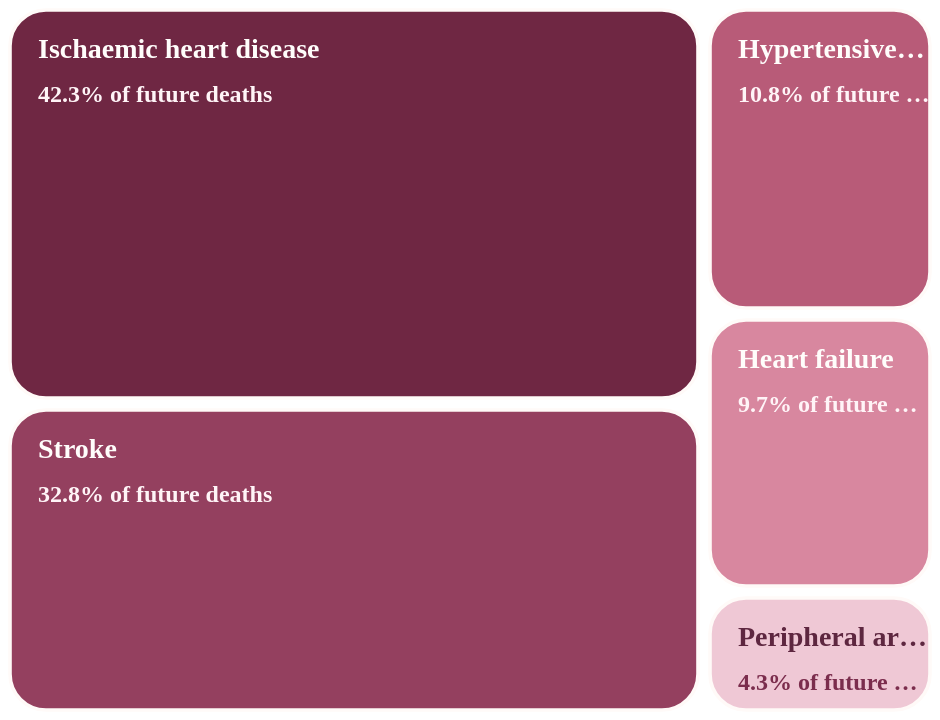

Write the Vega-Lite specification saved for this chart.
### Vega specification from a JSON file in a GitHub repository (floating-point values rounded to 4 significant figures)
{"$schema": "https://vega.github.io/schema/vega/v5.json", "width": 470, "height": 360, "padding": 4, "autosize": {"type": "fit", "contains": "padding"}, "background": "transparent", "signals": [{"name": "selectedDiseaseName", "value": "All diseases"}], "data": [{"name": "tree", "values": [{"id": "root"}, {"id": "Ischaemic heart disease", "shortName": "Ischaemic heart disease", "parent": "root", "value": 12591540, "share": 42.3, "shareLabel": "42.3%"}, {"id": "Stroke", "shortName": "Stroke", "parent": "root", "value": 9771125, "share": 32.8, "shareLabel": "32.8%"}, {"id": "Hypertensive heart disease", "shortName": "Hypertensive heart disease", "parent": "root", "value": 3224735, "share": 10.8, "shareLabel": "10.8%"}, {"id": "Heart failure", "shortName": "Heart failure", "parent": "root", "value": 2902256, "share": 9.7, "shareLabel": "9.7%"}, {"id": "Peripheral artery disease", "shortName": "Peripheral artery disease", "parent": "root", "value": 1289874, "share": 4.3, "shareLabel": "4.3%"}], "transform": [{"type": "stratify", "key": "id", "parentKey": "parent"}, {"type": "treemap", "field": "value", "sort": {"field": "value", "order": "descending"}, "round": true, "method": "squarify", "paddingInner": 6, "size": [{"signal": "width"}, {"signal": "height"}]}]}, {"name": "nodes", "source": "tree", "transform": [{"type": "filter", "expr": "datum.depth === 1"}, {"type": "formula", "expr": "format(datum.value / 1000000, '.1f') + 'M deaths'", "as": "valueLabel"}, {"type": "formula", "expr": "datum.x1 - datum.x0", "as": "boxWidth"}, {"type": "formula", "expr": "datum.y1 - datum.y0", "as": "boxHeight"}, {"type": "formula", "expr": "datum.boxWidth < 95 ? split(datum.id, ' ') : [datum.id]", "as": "labelLines"}, {"type": "formula", "expr": "datum.boxWidth < 95 ? 10 : 14", "as": "labelFontSize"}, {"type": "formula", "expr": "datum.boxWidth < 95 ? 10 : 12", "as": "shareFontSize"}, {"type": "formula", "expr": "datum.boxWidth < 95 ? datum.x0 + 8 : datum.x0 + 14", "as": "labelX"}, {"type": "formula", "expr": "datum.boxWidth < 95 ? datum.y0 + 17 : datum.y0 + 24", "as": "nameY"}, {"type": "formula", "expr": "datum.boxWidth < 95 ? datum.y1 - 12 : datum.y0 + 46", "as": "shareY"}]}], "scales": [{"name": "color", "type": "ordinal", "domain": ["Ischaemic heart disease", "Stroke", "Hypertensive heart disease", "Heart failure", "Peripheral artery disease"], "range": ["#6f2743", "#94405f", "#b85b78", "#d8879f", "#efc8d5"]}], "marks": [{"type": "rect", "from": {"data": "nodes"}, "encode": {"enter": {"cornerRadius": {"value": 18}}, "update": {"x": {"field": "x0"}, "y": {"field": "y0"}, "x2": {"field": "x1"}, "y2": {"field": "y1"}, "fill": {"scale": "color", "field": "id"}, "stroke": {"signal": "selectedDiseaseName === 'All diseases' || datum.id === selectedDiseaseName ? '#fffaf8' : '#f7e8ee'"}, "strokeWidth": {"signal": "datum.id === selectedDiseaseName ? 3 : 1.8"}, "fillOpacity": {"signal": "selectedDiseaseName === 'All diseases' || datum.id === selectedDiseaseName ? 1 : 0.33"}, "cursor": {"value": "pointer"}, "tooltip": {"signal": "{'Disease': datum.id, 'Projected deaths': format(datum.value, ',d'), 'Share of future CVD deaths': datum.shareLabel}"}}, "hover": {"fillOpacity": {"value": 1}}}}, {"type": "text", "from": {"data": "nodes"}, "encode": {"update": {"x": {"field": "labelX"}, "y": {"field": "nameY"}, "text": {"field": "labelLines"}, "font": {"value": "Manrope"}, "fontSize": {"field": "labelFontSize"}, "fontWeight": {"value": 800}, "lineBreak": {"value": " "}, "lineHeight": {"value": 12}, "limit": {"signal": "max(30, datum.boxWidth - 14)"}, "fill": {"signal": "datum.id === 'Peripheral artery disease' ? '#5e2740' : '#fffdfb'"}}}}, {"type": "text", "from": {"data": "nodes"}, "encode": {"update": {"x": {"field": "labelX"}, "y": {"field": "shareY"}, "text": {"signal": "datum.boxWidth < 95 ? datum.shareLabel : datum.shareLabel + ' of future deaths'"}, "font": {"value": "Manrope"}, "fontSize": {"field": "shareFontSize"}, "fontWeight": {"value": 700}, "limit": {"signal": "max(30, datum.boxWidth - 14)"}, "fill": {"signal": "datum.id === 'Peripheral artery disease' ? '#7b2d4d' : '#fff4f7'"}}}}]}
